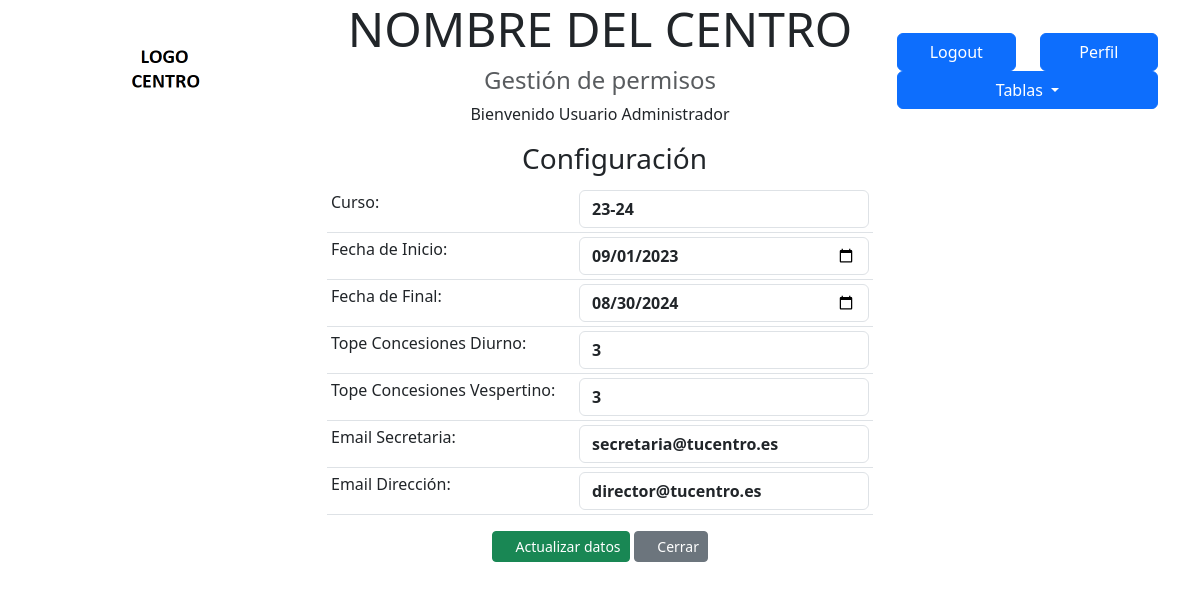
The app's page /Inicio_c/config (signed in) with its own data.
### tables this page shows
CREATE TABLE `configuracion_gesprof` (
  `curso` varchar(5) NOT NULL,
  `fecha_inicio` date NOT NULL,
  `fecha_fin` date NOT NULL,
  `topeConcesionesD` int(11) NOT NULL DEFAULT 0,
  `topeConcesionesV` int(11) NOT NULL DEFAULT 0,
  `codCausa` int(11) NOT NULL,
  `email_secretaria` varchar(255) NOT NULL,
  `email_direccion` varchar(255) NOT NULL,
  `id` int(11) NOT NULL
);

### app/controladores/Inicio_c.php (called while the page is built, shortened)
<?php
class Inicio_c extends Controller
{
    private $config_m;
    public function __construct()
    {
        $this->config_m = $this->load_model("Config_m");
    }
    public function config()
    {
        $datos['config'] = $this->config_m->leerConfig();
        $contenido = "config_v";
        $this->load_view("plantilla/cabecera");
        $this->load_view($contenido, $datos);
        $this->load_view("plantilla/pie");
    }
}

### index.php (called while the page is built, shortened)
<?php
$router = new Router();
$metodo = $router->getMethod();
$parametros = $router->getParams();
$micontrolador = new $controlador();
if (empty($parametros)) {
    $micontrolador->$metodo();
} else {
    $micontrolador->$metodo($parametros);
}

### app/modelos/Config_m.php (called while the page is built, shortened)
<?php
class Config_m extends Model
{
    public function leerConfig()
    {
        $cadSQL = "SELECT * FROM configuracion_gesprof WHERE id=1";
        $this->consultar($cadSQL);
        return $this->fila();
    }
}

### app/vistas/config_v.php (the view, shortened to what this page needs)
<div class="content-wrapper">
    <div class="content">
        <div class="container">
            <div class="col-6 mx-auto">
                <div class="panel panel-info">
                    <div class="panel-heading">
                        <h3 class="panel-title text-center">
                            <i class="bi bi-gear"></i> Configuración
                        </h3>
                    </div>
                    <div class="panel-body">
                        <div class="row">
                            <div class="col-12 mx-auto">
                                <form name="frmConfig" method="post" id="perfil" action="<?= BASE_URL; ?>Inicio_c/actconfig">
                                    <table class="table table-sm">
                                        <tbody>
                                            <tr>
                                                <td>Curso:</td>
                                                <td>
                                                    <input type="text" class="form-control" name="curso" maxlength="5" value="<?php echo $config['curso']; ?>" required>
                                                </td>
                                            </tr>
                                            <tr>
                                                <td>Fecha de Inicio:</td>
                                                <td>
                                                    <input type="date" class="form-control" name="fecha_inicio" value="<?php echo $config['fecha_inicio'] ?>">
                                                </td>
                                            </tr>
                                            <tr>
                                                <td>Fecha de Final:</td>
                                                <td>
                                                    <input type="date" class="form-control" name="fecha_fin" value="<?php echo $config['fecha_fin'] ?>">
                                                </td>
                                            </tr>
                                            <tr>
                                                <td>Tope Concesiones Diurno:</td>
                                                <td>
                                                    <input min="0" max="20" step="1" type="number" class="form-control" name="topeConcesionesD" value="<?php echo $config['topeConcesionesD'] ?>">
                                                </td>
                                            </tr>
                                            <tr>
                                                <td>Tope Concesiones Vespertino:</td>
                                                <td>
                                                    <input min="0" max="20" step="1" type="number" class="form-control" name="topeConcesionesV" value="<?php echo $config['topeConcesionesV'] ?>">
                                                </td>
                                            </tr>
                                            <tr>
                                                <td>Email Secretaria:</td>
                                                <td>
                                                    <input type="email" class="form-control" name="email_secretaria" maxlength="255" value="<?php echo $config['email_secretaria']; ?>" required>
                                                </td>
                                            </tr>
                                            <tr>
                                                <td>Email Dirección:</td>
                                                <td>
                                                    <input type="email" class="form-control" name="email_direccion" maxlength="255" value="<?php echo $config['email_direccion']; ?>" required>
                                                </td>
                                            </tr>
                                        </tbody>
                                    </table>
                            </div>
                        </div>
                    </div>
                    <div class="panel-footer text-center">
                        <button type="submit" class="btn btn-sm btn-success">
                            <i class="bi bi-pen-fill"></i></i> Actualizar datos</button>
                        <a href="<?= BASE_URL; ?>Permisos_c/index" class="btn btn-sm btn-secondary">
                            <i class="bi bi-x-square-fill"></i> Cerrar</a>
                    </div>
                </div>
            </div>
        </div>
    </div>
</div>

### app/vistas/plantilla/cabecera.php (shortened to what this page needs)
<!DOCTYPE html>
<html lang="es">
<head>
    <link rel="stylesheet" href="<?= BASE_URL; ?>app/assets/libs/bootstrap/css/bootstrap.min.css" />
    <link rel="stylesheet" href="https://cdn.jsdelivr.net/npm/bootstrap-icons@1.10.3/font/bootstrap-icons.css">
    <link href="https://cdn.jsdelivr.net/npm/sweetalert2@11.7.1/dist/sweetalert2.min.css" rel="stylesheet">
</head>
<body>
    <?php if (isset($_SESSION['sesion'])) {
        $textoBoton = "Logout";
        $metodoBoton = "logout";
        $nombre = "Bienvenido " . $_SESSION['sesion']['apenom'];
    } else {
        $textoBoton = "Login";
        $metodoBoton = "login";
        $nombre = "";
    }
    ?>
    <div id="wrapper" class="container">
        <header class="row align-items-center text-center">
            <div id="logo" class="col-lg-3">
                <a href="<?= BASE_URL; ?>Inicio_c/index"><img class="img-fluid" width="100" src="<?= BASE_URL; ?>app/assets/img/logocentro.png" alt="" /></a>
            </div>
            <div id="brand" class="col-lg-6">
                <h3 class="display-5"><?= CENTRO; ?><h4 class="text-muted">Gestión de permisos</h4>
                </h3>
                <p><?= $nombre; ?></p>
            </div>
            <div id="interaccion" class="col-lg-3">
                <div class="row align-items-center">
                    <div class="col d-grid">
                        <a title="Entrar/Salir" href="<?= BASE_URL; ?>Usuarios_c/<?= $metodoBoton; ?>" class="btn btn-primary"><?= $textoBoton; ?></a>
                    </div>
                    <?php if (isset($_SESSION['sesion'])) : ?>
                        <div class="col d-grid">
                            <a title="Modificar mi perfil" href="<?= BASE_URL; ?>Usuarios_c/perfil" class="btn btn-primary">Perfil</a>
                        </div>
                    <?php endif; ?>
                    <?php if (isset($_SESSION['sesion'])) {
                        if (($_SESSION['sesion']['rol'] == "D")) {
                    ?>
                            <div class="col d-grid">
                                <div class="btn-group" role="group">
                                    <button title="Mantenimiento Tablas" type="button" class="btn btn-primary dropdown-toggle" data-bs-toggle="dropdown" aria-expanded="false">
                                        Tablas
                                    </button>
                                </div>
                            </div>
                    <?php }
                    } ?>
                </div>
            </div>
        </header>

### app/vistas/plantilla/pie.php
</div>
</body>
</html>

### app/vistas/config_v.php (style rules this page uses)
.form-control { font-weight: 700; }

### records on screen
configuracion_gesprof: curso "23-24", fecha_inicio "09/01/2023", fecha_fin "08/30/2024", topeConcesionesD "3", topeConcesionesV "3", email_secretaria "secretaria@tucentro.es", email_direccion "director@tucentro.es"

### other values on screen
$nombre "Bienvenido Usuario Administrador"
$textoBoton "Logout"
